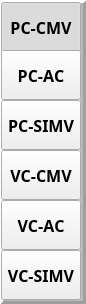
   <widget class="QFrame" name="Modos_frame">
    <property name="geometry">
     <rect>
      <x>920</x>
      <y>80</y>
      <width>86</width>
      <height>304</height>
     </rect>
    </property>
    <property name="autoFillBackground">
     <bool>true</bool>
    </property>
    <property name="frameShape">
     <enum>QFrame::Box</enum>
    </property>
    <property name="frameShadow">
     <enum>QFrame::Raised</enum>
    </property>
    <property name="lineWidth">
     <number>3</number>
    </property>
    <property name="midLineWidth">
     <number>3</number>
    </property>
    <widget class="QPushButton" name="PCCMV">
     <property name="geometry">
      <rect>
       <x>1</x>
       <y>2</y>
       <width>80</width>
       <height>50</height>
      </rect>
     </property>
     <property name="font">
      <font>
       <family>Comfortaa</family>
       <pointsize>12</pointsize>
       <weight>75</weight>
       <bold>true</bold>
       <kerning>false</kerning>
      </font>
     </property>
     <property name="text">
      <string>PC-CMV</string>
     </property>
     <property name="checkable">
      <bool>true</bool>
     </property>
     <property name="checked">
      <bool>true</bool>
     </property>
     <property name="autoExclusive">
      <bool>true</bool>
     </property>
    </widget>
    <widget class="QPushButton" name="PCAC">
     <property name="geometry">
      <rect>
       <x>1</x>
       <y>50</y>
       <width>80</width>
       <height>50</height>
      </rect>
     </property>
     <property name="font">
      <font>
       <family>Comfortaa</family>
       <pointsize>12</pointsize>
       <weight>75</weight>
       <bold>true</bold>
       <kerning>false</kerning>
      </font>
     </property>
     <property name="text">
      <string>PC-AC</string>
     </property>
     <property name="checkable">
      <bool>true</bool>
     </property>
     <property name="autoExclusive">
      <bool>true</bool>
     </property>
    </widget>
    <widget class="QPushButton" name="PCSIMV">
     <property name="geometry">
      <rect>
       <x>1</x>
       <y>100</y>
       <width>80</width>
       <height>50</height>
      </rect>
     </property>
     <property name="font">
      <font>
       <family>Comfortaa</family>
       <pointsize>12</pointsize>
       <weight>75</weight>
       <bold>true</bold>
       <kerning>false</kerning>
      </font>
     </property>
     <property name="text">
      <string>PC-SIMV</string>
     </property>
     <property name="checkable">
      <bool>true</bool>
     </property>
     <property name="autoExclusive">
      <bool>true</bool>
     </property>
    </widget>
    <widget class="QPushButton" name="VCCMV">
     <property name="geometry">
      <rect>
       <x>1</x>
       <y>150</y>
       <width>80</width>
       <height>50</height>
      </rect>
     </property>
     <property name="font">
      <font>
       <family>Comfortaa</family>
       <pointsize>12</pointsize>
       <weight>75</weight>
       <bold>true</bold>
       <kerning>false</kerning>
      </font>
     </property>
     <property name="text">
      <string>VC-CMV</string>
     </property>
     <property name="checkable">
      <bool>true</bool>
     </property>
     <property name="autoExclusive">
      <bool>true</bool>
     </property>
    </widget>
    <widget class="QPushButton" name="VCAC">
     <property name="geometry">
      <rect>
       <x>1</x>
       <y>200</y>
       <width>80</width>
       <height>50</height>
      </rect>
     </property>
     <property name="font">
      <font>
       <family>Comfortaa</family>
       <pointsize>12</pointsize>
       <weight>75</weight>
       <bold>true</bold>
       <kerning>false</kerning>
      </font>
     </property>
     <property name="text">
      <string>VC-AC</string>
     </property>
     <property name="checkable">
      <bool>true</bool>
     </property>
     <property name="autoExclusive">
      <bool>true</bool>
     </property>
    </widget>
    <widget class="QPushButton" name="VCSIMV">
     <property name="geometry">
      <rect>
       <x>1</x>
       <y>250</y>
       <width>80</width>
       <height>50</height>
      </rect>
     </property>
     <property name="font">
      <font>
       <family>Comfortaa</family>
       <pointsize>12</pointsize>
       <weight>75</weight>
       <bold>true</bold>
       <kerning>false</kerning>
      </font>
     </property>
     <property name="text">
      <string>VC-SIMV</string>
     </property>
     <property name="checkable">
      <bool>true</bool>
     </property>
     <property name="autoExclusive">
      <bool>true</bool>
     </property>
    </widget>
   </widget>
